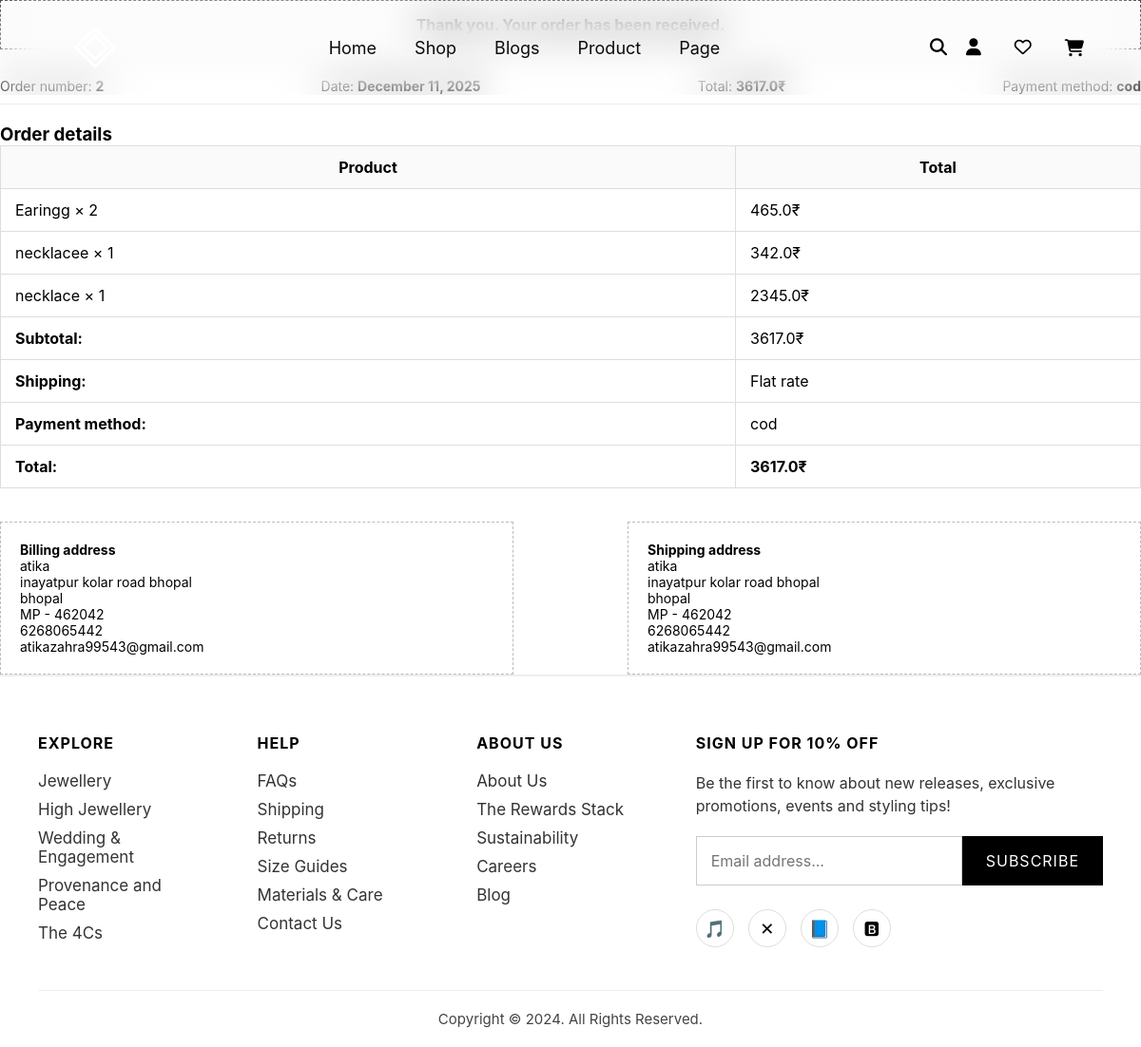
/order-success/2/, run on the app's committed database.
### app/models.py (models this page shows, shortened)
class Order(models.Model):
    PAYMENT_CHOICES = (
        ("cod", "Cash on Delivery"),
        ("razorpay", "Razorpay"),
        ("paypal", "PayPal"),
    )
    STATUS_CHOICES = (
        ("pending", "Pending"),
        ("processing", "Processing"),
        ("shipped", "Shipped"),
        ("delivered", "Delivered"),
        ("cancelled", "Cancelled"),
    )
    user = models.ForeignKey(User, on_delete=models.SET_NULL, null=True, blank=True)
    full_name = models.CharField(max_length=200)
    email = models.EmailField()
    phone = models.CharField(max_length=20)
    address = models.TextField()
    city = models.CharField(max_length=100)
    state = models.CharField(max_length=100)
    pincode = models.CharField(max_length=10)
    notes = models.TextField(blank=True, null=True)
    payment_method = models.CharField(
        max_length=50,
        choices=PAYMENT_CHOICES,
        default="cod"
    )
    total_amount = models.FloatField()
    status = models.CharField(
        max_length=20,
        choices=STATUS_CHOICES,
        default="pending"
    )
    created_at = models.DateTimeField(auto_now_add=True)

class OrderItem(models.Model):
    order = models.ForeignKey(Order, related_name="items", on_delete=models.CASCADE)
    product_name = models.CharField(max_length=200)
    price = models.FloatField()
    quantity = models.IntegerField()

### app/views.py (the view)
# urls.py: path('order-success/<int:order_id>/', views.order_success, name='order_success'),
def order_success(request, order_id):
    order = Order.objects.get(id=order_id)
    items = OrderItem.objects.filter(order=order)
    return render(request, "order_success.html", {
        "order": order,
        "items": items
    })

### app/templates/order_success.html (shortened to what this page needs)
{% extends "base.html" %}
{% load static %}
{% block content %}
<div class="order-top-box">
    Thank you. Your order has been received.
</div>
<div class="order-info-bar">
    <div>Order number: <strong>{{ order.id }}</strong></div>
    <div>Date: <strong>{{ order.created_at|date:"F d, Y" }}</strong></div>
    <div>Total: <strong>{{ order.total_amount }}₹</strong></div>
    <div>Payment method: <strong>{{ order.payment_method }}</strong></div>
</div>
<h3>Order details</h3>
<table class="order-details-table">
    <tr>
        <th>Product</th>
        <th>Total</th>
    </tr>
    {% for item in items %}
    <tr>
        <td>{{ item.product_name }} × {{ item.quantity }}</td>
        <td>{{ item.price }}₹</td>
    </tr>
    {% endfor %}
    <tr>
        <td><strong>Subtotal:</strong></td>
        <td>{{ order.total_amount }}₹</td>
    </tr>
    <tr>
        <td><strong>Shipping:</strong></td>
        <td>Flat rate</td>
    </tr>
    <tr>
        <td><strong>Payment method:</strong></td>
        <td>{{ order.payment_method }}</td>
    </tr>
    <tr>
        <td><strong>Total:</strong></td>
        <td><strong>{{ order.total_amount }}₹</strong></td>
    </tr>
</table>
<div class="address-row">
    <div class="address-box">
        <h4>Billing address</h4>
        {{ order.full_name }}<br>
        {{ order.address }}<br>
        {{ order.city }}<br>
        {{ order.state }} - {{ order.pincode }}<br>
        {{ order.phone }}<br>
        {{ order.email }}
    </div>
    <div class="address-box">
        <h4>Shipping address</h4>
        {{ order.full_name }}<br>
        {{ order.address }}<br>
        {{ order.city }}<br>
        {{ order.state }} - {{ order.pincode }}<br>
        {{ order.phone }}<br>
        {{ order.email }}
    </div>
</div>
{% endblock %}

### app/static/css/style.css (style rules this page uses)
* { margin: 0; padding: 0; box-sizing: border-box; font-family: 'Inter', sans-serif; }
body { width: 100%; overflow-x: hidden; }

### app/templates/order_success.html (style rules this page uses)
.order-top-box { border: 1px dashed #000; padding: 15px; margin-bottom: 30px; text-align: center; font-weight: bold; }
.order-info-bar { display: flex; justify-content: space-between; margin: 20px 0; border-bottom: 1px solid #eee; padding-bottom: 10px; }
.order-info-bar div { font-size: 14px; }
.order-details-table { width: 100%; border-collapse: collapse; margin-bottom: 30px; }
.order-details-table th, .order-details-table td { border: 1px solid #ddd; padding: 12px 15px; }
.order-details-table th { background: #fafafa; font-weight: bold; }
.address-box { width: 45%; border: 1px dashed #bbb; padding: 20px; font-size: 14px; }
.address-row { display: flex; justify-content: space-between; margin-top: 35px; }

### data on the page
Order: id "2", created_at "December 11, 2025", total_amount "3617.0", payment_method "cod", full_name "atika", address "inayatpur kolar road bhopal", city "bhopal", state "MP", pincode "462042", phone "6268065442", email "atikazahra99543@gmail.com"
OrderItem: product_name "Earingg", quantity "2", price "465.0"
OrderItem: product_name "necklacee", quantity "1", price "342.0"
OrderItem: product_name "necklace", quantity "1", price "2345.0"
